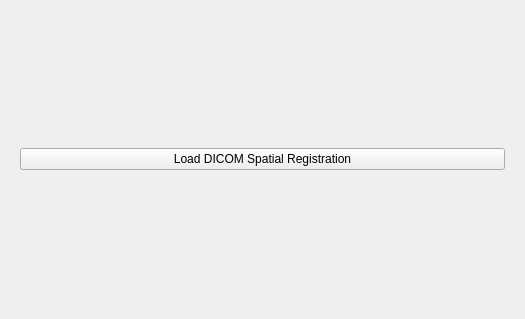
<?xml version="1.0" encoding="UTF-8"?>
<ui version="4.0">
 <class>qSlicerDicomSroImportModule</class>
 <widget class="qSlicerWidget" name="qSlicerDicomSroImportModule">
  <property name="geometry">
   <rect>
    <x>0</x>
    <y>0</y>
    <width>525</width>
    <height>319</height>
   </rect>
  </property>
  <property name="windowTitle">
   <string>Form</string>
  </property>
  <layout class="QGridLayout" name="gridLayout">
   <item row="0" column="0" colspan="2">
    <widget class="ctkCollapsibleButton" name="CTKCollapsibleButton" native="true">
     <property name="text" stdset="0">
      <string>Display</string>
     </property>
     <layout class="QVBoxLayout" name="verticalLayout_3">
      <item>
       <widget class="QPushButton" name="pushButton_LoadDicomSro">
        <property name="text">
         <string>Load DICOM Spatial Registration</string>
        </property>
       </widget>
      </item>
     </layout>
    </widget>
   </item>
  </layout>
 </widget>
 <customwidgets>
  <customwidget>
   <class>ctkCollapsibleButton</class>
   <extends>QWidget</extends>
   <header>ctkCollapsibleButton.h</header>
   <container>1</container>
  </customwidget>
  <customwidget>
   <class>qSlicerWidget</class>
   <extends>QWidget</extends>
   <header>qSlicerWidget.h</header>
   <container>1</container>
  </customwidget>
 </customwidgets>
 <resources/>
 <connections/>
</ui>
